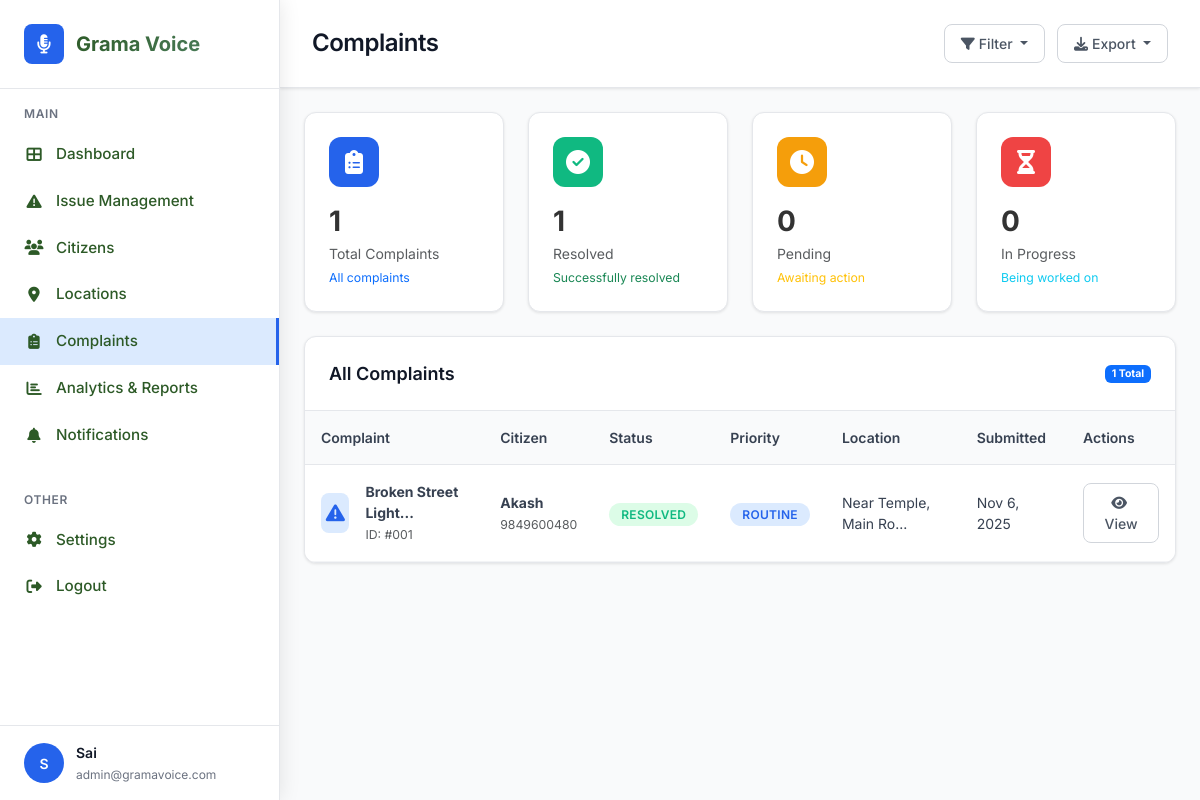
The app's page /admin/complaints.php (signed in) with its own data.
### tables this page shows
CREATE TABLE IF NOT EXISTS panchayat_admins (
    id INT PRIMARY KEY AUTO_INCREMENT,
    name VARCHAR(255) NOT NULL,
    phone VARCHAR(15) UNIQUE NOT NULL,
    password VARCHAR(255) NOT NULL,
    village_name VARCHAR(255) NOT NULL,
    email VARCHAR(255) DEFAULT NULL,
    profile_image VARCHAR(500) DEFAULT NULL,
    status ENUM('active', 'inactive') DEFAULT 'active',
    created_at TIMESTAMP DEFAULT CURRENT_TIMESTAMP,
    updated_at TIMESTAMP DEFAULT CURRENT_TIMESTAMP ON UPDATE CURRENT_TIMESTAMP
);

CREATE TABLE IF NOT EXISTS issues (
    id INT PRIMARY KEY AUTO_INCREMENT,
    user_id INT NOT NULL,
    title VARCHAR(255) NOT NULL,
    description TEXT NOT NULL,
    photo VARCHAR(500),
    location VARCHAR(255),
    latitude DECIMAL(10, 8) NULL,
    longitude DECIMAL(11, 8) NULL,
    location_accuracy DECIMAL(8, 2) NULL,
    status ENUM('Pending', 'In Progress', 'Resolved') DEFAULT 'Pending',
    assigned_to INT,
    admin_notes TEXT,
    resolution_photo VARCHAR(500),
    created_at TIMESTAMP DEFAULT CURRENT_TIMESTAMP,
    updated_at TIMESTAMP DEFAULT CURRENT_TIMESTAMP ON UPDATE CURRENT_TIMESTAMP,
    FOREIGN KEY (user_id) REFERENCES users(id) ON DELETE CASCADE,
    FOREIGN KEY (assigned_to) REFERENCES panchayat_admins(id) ON DELETE SET NULL
);

CREATE TABLE IF NOT EXISTS users (
    id INT PRIMARY KEY AUTO_INCREMENT,
    name VARCHAR(255) NOT NULL,
    phone VARCHAR(15) UNIQUE NOT NULL,
    email VARCHAR(255) DEFAULT NULL,
    address TEXT DEFAULT NULL,
    otp VARCHAR(10),
    verified BOOLEAN DEFAULT FALSE,
    created_at TIMESTAMP DEFAULT CURRENT_TIMESTAMP,
    updated_at TIMESTAMP DEFAULT CURRENT_TIMESTAMP ON UPDATE CURRENT_TIMESTAMP
);

### config/db.php (called while the page is built, shortened)
<?php
class Database {
    private $connection;
    private static $instance = null;
    private function __construct() {
        try {
            $this->connection = new mysqli(DB_HOST, DB_USERNAME, DB_PASSWORD, DB_NAME);
            $this->connection->set_charset("utf8");
        } catch (Exception $e) {
            $this->logError("Database connection error: " . $e->getMessage());
            die("Database connection error: " . $e->getMessage());
        }
    }
    public static function getInstance() {
        if (self::$instance === null) {
            self::$instance = new self();
        }
        return self::$instance;
    }
    public function prepare($sql) {
        try {
            $stmt = $this->connection->prepare($sql);
            return $stmt;
        } catch (Exception $e) {
            $this->logError("Prepare exception: " . $e->getMessage() . " | SQL: " . $sql);
            return false;
        }
    }
}
function getDB() {
    return Database::getInstance();
}
?>

### admin/complaints.php (the view, shortened to what this page needs)
<?php
require_once '../config/db.php';
$db = getDB();
$admin_id = $_SESSION['admin_id'];
$stmt = $db->prepare("SELECT * FROM panchayat_admins WHERE id = ?");
$stmt->bind_param("i", $admin_id);
$stmt->execute();
$admin = $stmt->get_result()->fetch_assoc();
$where_conditions = ["i.assigned_to = ?"];
$params = [$admin_id];
$param_types = "i";
$where_clause = implode(" AND ", $where_conditions);
$stmt = $db->prepare("
    SELECT i.*, u.name as user_name, u.phone as user_phone
    FROM issues i
    JOIN users u ON i.user_id = u.id
    WHERE $where_clause
    ORDER BY i.created_at DESC
");
$stmt->bind_param($param_types, ...$params);
$stmt->execute();
$complaints = $stmt->get_result()->fetch_all(MYSQLI_ASSOC);
?>
<!DOCTYPE html>
<html lang="en">
<head>
    <link href="https://cdn.jsdelivr.net/npm/bootstrap@5.3.0/dist/css/bootstrap.min.css" rel="stylesheet">
    <link rel="stylesheet" href="../styles.css">
    <link rel="stylesheet" href="https://cdnjs.cloudflare.com/ajax/libs/font-awesome/6.4.0/css/all.min.css">
</head>
<body>
    <div class="sidebar">
        <div class="sidebar-brand">
            <div class="brand-logo">
                <div class="brand-icon">
                    <i class="fas fa-microphone-alt"></i>
                </div>
                <div class="brand-text">Grama Voice</div>
            </div>
        </div>
        <div class="sidebar-nav">
            <div class="nav-section">
                <div class="nav-section-title">Main</div>
                <nav class="nav flex-column">
                    <a class="nav-link" href="dashboard.php">
                        <i class="fas fa-th-large nav-icon"></i>Dashboard
                    </a>
                    <a class="nav-link" href="issue_management.php">
                        <i class="fas fa-exclamation-triangle nav-icon"></i>Issue Management
                    </a>
                    <a class="nav-link" href="citizens.php">
                        <i class="fas fa-users nav-icon"></i>Citizens
                    </a>
                    <a class="nav-link" href="locations.php">
                        <i class="fas fa-map-marker-alt nav-icon"></i>Locations
                    </a>
                    <a class="nav-link active" href="complaints.php">
                        <i class="fas fa-clipboard-list nav-icon"></i>Complaints
                    </a>
                    <a class="nav-link" href="analytics.php">
                        <i class="fas fa-chart-bar nav-icon"></i>Analytics & Reports
                    </a>
                    <a class="nav-link" href="view_all_notifications.php">
                        <i class="fas fa-bell nav-icon"></i>Notifications
                    </a>
                </nav>
            </div>
            <div class="nav-section">
                <div class="nav-section-title">Other</div>
                <nav class="nav flex-column">
                    <a class="nav-link" href="profile.php">
                        <i class="fas fa-cog nav-icon"></i>Settings
                    </a>
                    <a class="nav-link" href="../auth/logout.php">
                        <i class="fas fa-sign-out-alt nav-icon"></i>Logout
                    </a>
                </nav>
            </div>
        </div>
        <div class="user-profile">
            <div class="user-info">
                <div class="user-avatar" style="background-image: <?php echo !empty($admin['profile_image']) && file_exists('../uploads/profiles/' . $admin['profile_image']) ? 'url(../uploads/profiles/' . htmlspecialchars($admin['profile_image']) . ')' : 'none'; ?>; background-size: cover; background-position: center;">
                    <?php if (empty($admin['profile_image']) || !file_exists('../uploads/profiles/' . $admin['profile_image'])): ?>
                        <?php echo strtoupper(substr($admin['name'], 0, 1)); ?>
                    <?php endif; ?>
                </div>
                <div class="user-details">
                    <h6><?php echo $admin['name']; ?></h6>
                    <small><?php echo $admin['email'] ?? 'admin@gramavoice.com'; ?></small>
                </div>
            </div>
        </div>
    </div>
    <div class="main-content">
        <div class="top-header">
            <div class="header-content">
                <h1 class="page-title">Complaints</h1>
                <div class="header-actions">
                    <div class="dropdown">
                        <button class="btn-outline dropdown-toggle" type="button" data-bs-toggle="dropdown">
                            <i class="fas fa-filter me-1"></i>Filter
                        </button>
                    </div>
                    <div class="dropdown">
                        <button class="btn-outline dropdown-toggle" type="button" data-bs-toggle="dropdown">
                            <i class="fas fa-download me-1"></i>Export
                        </button>
                    </div>
                </div>
            </div>
        </div>
        <div class="p-4">
            <div class="row g-4 mb-4">
                <div class="col-md-3">
                    <div class="stats-card">
                        <div class="stats-icon primary">
                            <i class="fas fa-clipboard-list"></i>
                        </div>
                        <h3 class="fw-bold mb-1"><?php echo count($complaints); ?></h3>
                        <p class="text-muted mb-0">Total Complaints</p>
                        <small class="text-primary">All complaints</small>
                    </div>
                </div>
                <div class="col-md-3">
                    <div class="stats-card">
                        <div class="stats-icon success">
                            <i class="fas fa-check-circle"></i>
                        </div>
                        <h3 class="fw-bold mb-1"><?php echo count(array_filter($complaints, function($c) { return $c['status'] === 'Resolved'; })); ?></h3>
                        <p class="text-muted mb-0">Resolved</p>
                        <small class="text-success">Successfully resolved</small>
                    </div>
                </div>
                <div class="col-md-3">
                    <div class="stats-card">
                        <div class="stats-icon warning">
                            <i class="fas fa-clock"></i>
                        </div>
                        <h3 class="fw-bold mb-1"><?php echo count(array_filter($complaints, function($c) { return $c['status'] === 'Pending'; })); ?></h3>
                        <p class="text-muted mb-0">Pending</p>
                        <small class="text-warning">Awaiting action</small>
                    </div>
                </div>
                <div class="col-md-3">
                    <div class="stats-card">
                        <div class="stats-icon info">
                            <i class="fas fa-hourglass-half"></i>
                        </div>
                        <h3 class="fw-bold mb-1"><?php echo count(array_filter($complaints, function($c) { return $c['status'] === 'In Progress'; })); ?></h3>
                        <p class="text-muted mb-0">In Progress</p>
                        <small class="text-info">Being worked on</small>
                    </div>
                </div>
            </div>
            <div class="table-container">
                <div class="table-header">
                    <h5 class="table-title">All Complaints</h5>
                    <div class="table-actions">
                        <span class="badge bg-primary"><?php echo count($complaints); ?> Total</span>
                    </div>
                </div>
                <div class="table-responsive">
                    <table class="table table-hover mb-0">
                        <thead>
                            <tr>
                                <th>Complaint</th>
                                <th>Citizen</th>
                                <th>Status</th>
                                <th>Priority</th>
                                <th>Location</th>
                                <th>Submitted</th>
                                <th>Actions</th>
                            </tr>
                        </thead>
                        <tbody>
                            <?php if (empty($complaints)): ?>
                                <tr>
                                    <td colspan="7" class="text-center py-5">
                                        <i class="fas fa-clipboard-list text-muted" style="font-size: 3rem;"></i>
                                        <h5 class="text-muted mt-3">No complaints found</h5>
                                        <p class="text-muted">Complaints will appear here when citizens submit issues to your panchayat.</p>
                                    </td>
                                </tr>
                            <?php else: ?>
                                <?php foreach ($complaints as $complaint): ?>
                                    <tr>
                                        <td>
                                            <div class="d-flex align-items-center gap-3">
                                                <div class="complaint-icon">
                                                    <i class="fas fa-exclamation-triangle"></i>
                                                </div>
                                                <div>
                                                    <div class="fw-bold"><?php echo htmlspecialchars(substr($complaint['title'], 0, 30)) . '...'; ?></div>
                                                    <small class="text-muted">ID: #<?php echo str_pad($complaint['id'], 3, '0', STR_PAD_LEFT); ?></small>
                                                </div>
                                            </div>
                                        </td>
                                        <td>
                                            <div>
                                                <div class="fw-bold"><?php echo htmlspecialchars($complaint['user_name']); ?></div>
                                                <small class="text-muted"><?php echo htmlspecialchars($complaint['user_phone']); ?></small>
                                            </div>
                                        </td>
                                        <td>
                                            <span class="status-badge status-<?php echo strtolower(str_replace(' ', '-', $complaint['status'])); ?>">
                                                <?php echo $complaint['status']; ?>
                                            </span>
                                        </td>
                                        <td>
                                            <?php
                                            $priority = 'routine';
                                            ?>
                                            <span class="priority-badge priority-<?php echo $priority; ?>">
                                                <?php echo ucfirst($priority); ?>
                                            </span>
                                        </td>
                                        <td><?php echo htmlspecialchars(substr($complaint['location'], 0, 20)) . '...'; ?></td>
                                        <td><?php echo date('M j, Y', strtotime($complaint['created_at'])); ?></td>
                                        <td>
                                            <button class="btn-outline btn-sm" data-bs-toggle="modal" data-bs-target="#complaintModal<?php echo $complaint['id']; ?>">
                                                <i class="fas fa-eye me-1"></i>View
                                            </button>
                                        </td>
                                    </tr>
                                <?php endforeach; ?>
                            <?php endif; ?>
                        </tbody>
                    </table>
                </div>
            </div>
        </div>
    </div>
</body>
</html>

### records on screen
panchayat_admins: name "S", name "Sai", email "admin@gramavoice.com"
issues: status "1", status "0", title "Broken Street Light", id "001", user.name "Akash", user.phone "9849600480", status "RESOLVED", priority "ROUTINE", location "Near Temple, Main Ro", created_at "Nov 6, 2025"

### other values on screen
count($complaints) "1"
